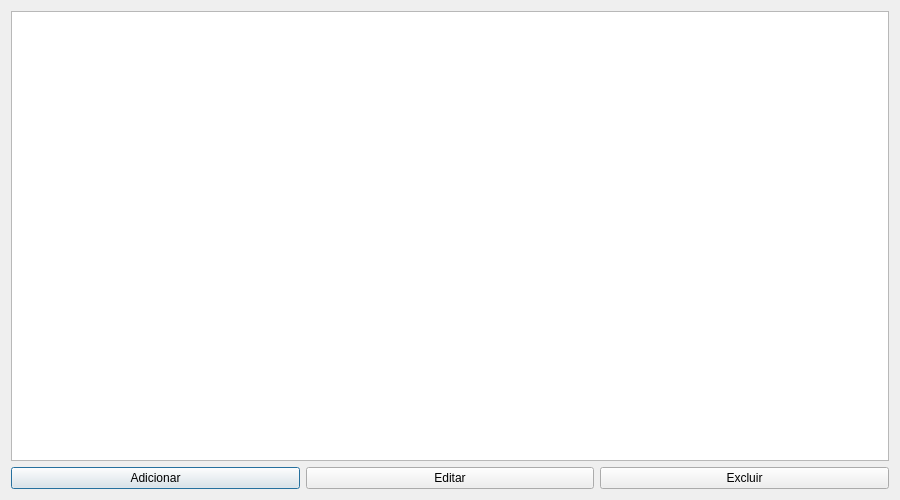
<?xml version="1.0" encoding="UTF-8"?>
<!-- Path: gui\volume_tipo_produto\manage_volume_tipo_produto_dialog.ui -->
<ui version="4.0">
 <class>ManageVolumeTipoProdutoDialog</class>
 <widget class="QDialog" name="ManageVolumeTipoProdutoDialog">
  <property name="geometry">
   <rect>
    <x>0</x>
    <y>0</y>
    <width>900</width>
    <height>500</height>
   </rect>
  </property>
  <property name="windowTitle">
   <string>Gerenciar Relacionamento Volume e Tipo de Produto</string>
  </property>
  <layout class="QVBoxLayout" name="verticalLayout">
   <item>
    <widget class="QTableWidget" name="volumeTipoProdutoTable"/>
   </item>
   <item>
    <layout class="QHBoxLayout" name="horizontalLayout">
     <item>
      <widget class="QPushButton" name="addButton">
       <property name="text">
        <string>Adicionar</string>
       </property>
      </widget>
     </item>
     <item>
      <widget class="QPushButton" name="editButton">
       <property name="text">
        <string>Editar</string>
       </property>
      </widget>
     </item>
     <item>
      <widget class="QPushButton" name="deleteButton">
       <property name="text">
        <string>Excluir</string>
       </property>
      </widget>
     </item>
    </layout>
   </item>
  </layout>
 </widget>
 <resources/>
 <connections/>
</ui>
